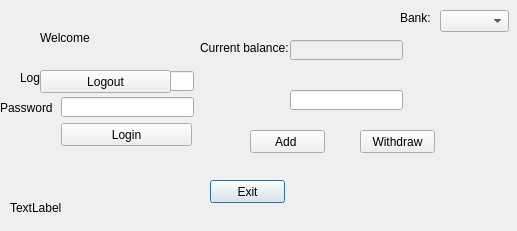
<?xml version="1.0" encoding="UTF-8"?>
<ui version="4.0">
 <class>Terminal2</class>
 <widget class="QDialog" name="Terminal2">
  <property name="geometry">
   <rect>
    <x>0</x>
    <y>0</y>
    <width>517</width>
    <height>231</height>
   </rect>
  </property>
  <property name="windowTitle">
   <string>Terminal2</string>
  </property>
  <widget class="QLabel" name="lblwelcome">
   <property name="enabled">
    <bool>true</bool>
   </property>
   <property name="geometry">
    <rect>
     <x>40</x>
     <y>30</y>
     <width>151</width>
     <height>16</height>
    </rect>
   </property>
   <property name="text">
    <string>Welcome</string>
   </property>
  </widget>
  <widget class="QLabel" name="lblconnect">
   <property name="geometry">
    <rect>
     <x>10</x>
     <y>200</y>
     <width>131</width>
     <height>16</height>
    </rect>
   </property>
   <property name="text">
    <string>TextLabel</string>
   </property>
  </widget>
  <widget class="QLabel" name="lblbalance">
   <property name="geometry">
    <rect>
     <x>200</x>
     <y>40</y>
     <width>91</width>
     <height>16</height>
    </rect>
   </property>
   <property name="text">
    <string>Current balance:</string>
   </property>
  </widget>
  <widget class="QLabel" name="lblpassword">
   <property name="geometry">
    <rect>
     <x>0</x>
     <y>100</y>
     <width>53</width>
     <height>16</height>
    </rect>
   </property>
   <property name="text">
    <string>Password :</string>
   </property>
  </widget>
  <widget class="QLabel" name="lblbank">
   <property name="geometry">
    <rect>
     <x>400</x>
     <y>10</y>
     <width>41</width>
     <height>16</height>
    </rect>
   </property>
   <property name="text">
    <string>Bank:</string>
   </property>
  </widget>
  <widget class="QLineEdit" name="txtPass">
   <property name="geometry">
    <rect>
     <x>61</x>
     <y>97</y>
     <width>133</width>
     <height>20</height>
    </rect>
   </property>
   <property name="echoMode">
    <enum>QLineEdit::Password</enum>
   </property>
  </widget>
  <widget class="QPushButton" name="btnback">
   <property name="geometry">
    <rect>
     <x>210</x>
     <y>180</y>
     <width>75</width>
     <height>23</height>
    </rect>
   </property>
   <property name="text">
    <string>Exit</string>
   </property>
  </widget>
  <widget class="QLineEdit" name="txtAct">
   <property name="geometry">
    <rect>
     <x>290</x>
     <y>90</y>
     <width>113</width>
     <height>20</height>
    </rect>
   </property>
  </widget>
  <widget class="QLineEdit" name="txtBalance">
   <property name="enabled">
    <bool>false</bool>
   </property>
   <property name="geometry">
    <rect>
     <x>290</x>
     <y>40</y>
     <width>113</width>
     <height>20</height>
    </rect>
   </property>
  </widget>
  <widget class="QComboBox" name="bankBox">
   <property name="geometry">
    <rect>
     <x>440</x>
     <y>10</y>
     <width>69</width>
     <height>22</height>
    </rect>
   </property>
   <item>
    <property name="text">
     <string/>
    </property>
   </item>
   <item>
    <property name="text">
     <string>Bank1</string>
    </property>
   </item>
   <item>
    <property name="text">
     <string>Bank2</string>
    </property>
   </item>
  </widget>
  <widget class="QLabel" name="lbllogin">
   <property name="geometry">
    <rect>
     <x>20</x>
     <y>70</y>
     <width>32</width>
     <height>16</height>
    </rect>
   </property>
   <property name="text">
    <string>Login :</string>
   </property>
  </widget>
  <widget class="QPushButton" name="btnadd">
   <property name="geometry">
    <rect>
     <x>250</x>
     <y>130</y>
     <width>75</width>
     <height>23</height>
    </rect>
   </property>
   <property name="text">
    <string>Add </string>
   </property>
  </widget>
  <widget class="QLineEdit" name="txtLogin">
   <property name="geometry">
    <rect>
     <x>61</x>
     <y>71</y>
     <width>133</width>
     <height>20</height>
    </rect>
   </property>
  </widget>
  <widget class="QPushButton" name="btnwithdraw">
   <property name="geometry">
    <rect>
     <x>360</x>
     <y>130</y>
     <width>75</width>
     <height>23</height>
    </rect>
   </property>
   <property name="text">
    <string>Withdraw</string>
   </property>
  </widget>
  <widget class="QPushButton" name="btnlogin">
   <property name="geometry">
    <rect>
     <x>61</x>
     <y>123</y>
     <width>131</width>
     <height>23</height>
    </rect>
   </property>
   <property name="text">
    <string>Login</string>
   </property>
  </widget>
  <widget class="QPushButton" name="brnLogout">
   <property name="geometry">
    <rect>
     <x>40</x>
     <y>70</y>
     <width>131</width>
     <height>23</height>
    </rect>
   </property>
   <property name="text">
    <string>Logout</string>
   </property>
  </widget>
 </widget>
 <tabstops>
  <tabstop>txtLogin</tabstop>
  <tabstop>txtPass</tabstop>
  <tabstop>btnlogin</tabstop>
  <tabstop>btnback</tabstop>
  <tabstop>btnadd</tabstop>
  <tabstop>btnwithdraw</tabstop>
  <tabstop>txtAct</tabstop>
  <tabstop>bankBox</tabstop>
  <tabstop>txtBalance</tabstop>
  <tabstop>brnLogout</tabstop>
 </tabstops>
 <resources/>
 <connections/>
</ui>
